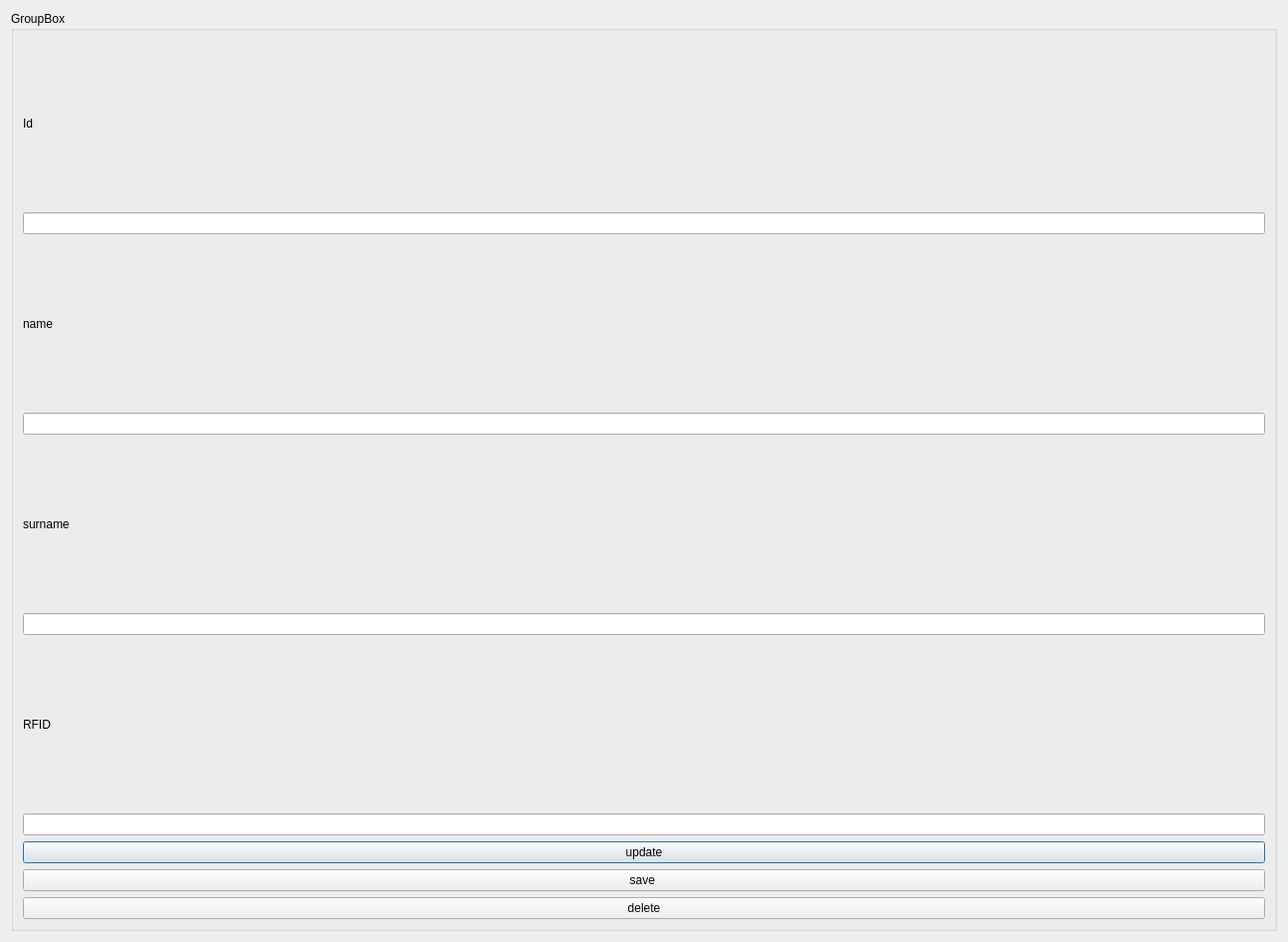
<?xml version="1.0" encoding="UTF-8"?>
<ui version="4.0">
 <class>SecDialog</class>
 <widget class="QDialog" name="SecDialog">
  <property name="geometry">
   <rect>
    <x>0</x>
    <y>0</y>
    <width>1292</width>
    <height>945</height>
   </rect>
  </property>
  <property name="windowTitle">
   <string>Dialog</string>
  </property>
  <layout class="QHBoxLayout" name="horizontalLayout">
   <item>
    <widget class="QGroupBox" name="groupBox">
     <property name="title">
      <string>GroupBox</string>
     </property>
     <layout class="QVBoxLayout" name="verticalLayout">
      <item>
       <widget class="QLabel" name="label">
        <property name="text">
         <string>Id</string>
        </property>
       </widget>
      </item>
      <item>
       <widget class="QLineEdit" name="Id"/>
      </item>
      <item>
       <widget class="QLabel" name="label_2">
        <property name="text">
         <string>name</string>
        </property>
       </widget>
      </item>
      <item>
       <widget class="QLineEdit" name="name"/>
      </item>
      <item>
       <widget class="QLabel" name="label_3">
        <property name="text">
         <string>surname</string>
        </property>
       </widget>
      </item>
      <item>
       <widget class="QLineEdit" name="surname"/>
      </item>
      <item>
       <widget class="QLabel" name="label_4">
        <property name="text">
         <string>RFID</string>
        </property>
       </widget>
      </item>
      <item>
       <widget class="QLineEdit" name="rfId"/>
      </item>
      <item>
       <widget class="QPushButton" name="updateBtn">
        <property name="text">
         <string>update</string>
        </property>
       </widget>
      </item>
      <item>
       <widget class="QPushButton" name="saveBtn">
        <property name="text">
         <string>save </string>
        </property>
       </widget>
      </item>
      <item>
       <widget class="QPushButton" name="deleteBtn">
        <property name="text">
         <string>delete</string>
        </property>
       </widget>
      </item>
     </layout>
    </widget>
   </item>
  </layout>
 </widget>
 <resources/>
 <connections/>
</ui>
